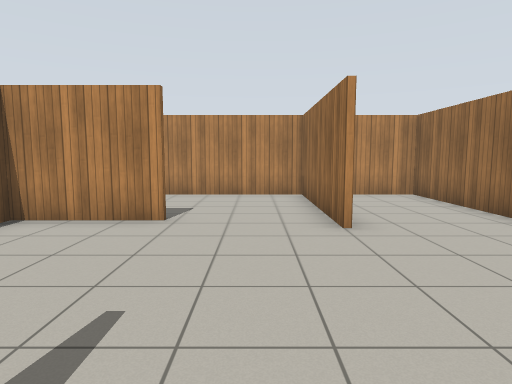
view 1 (above)

13 first-person views from a walk through a world built for the Gazebo simulator. The camera is 1.2 m above the floor, tilts 6° down and sees 75° across. The floor is counted in squares, 1 m on a side. Each view is taken from the middle of a square. On the plan, view 1 faces up. The plan holds only what a view shows up to about 13 squares ahead; the rest is blank. The place goes on beyond the plan. Gazebo's built-in surfaces are drawn with simple patterns.

view 2
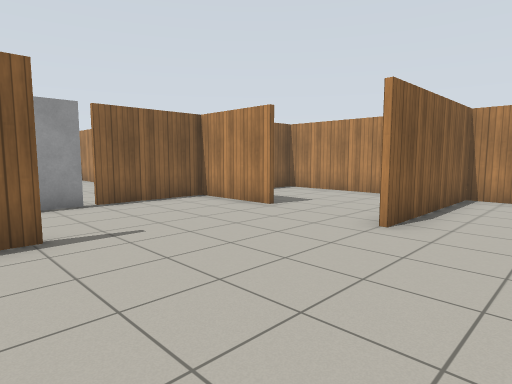

view 3
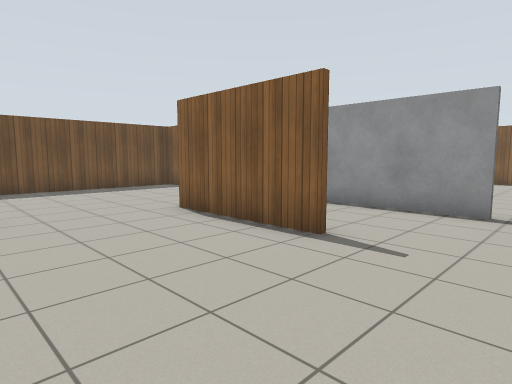

view 4
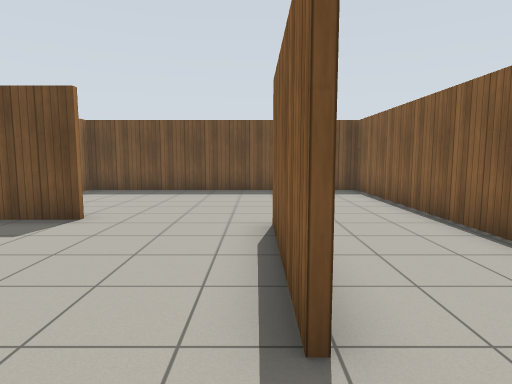

view 5
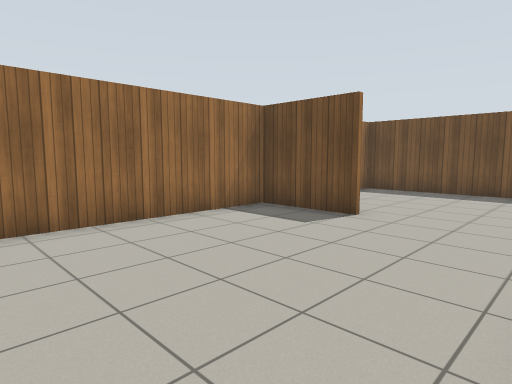

view 6
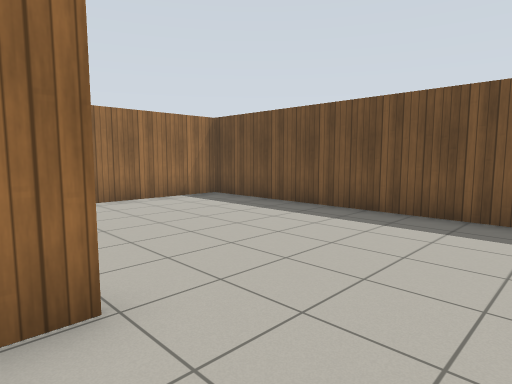

view 7
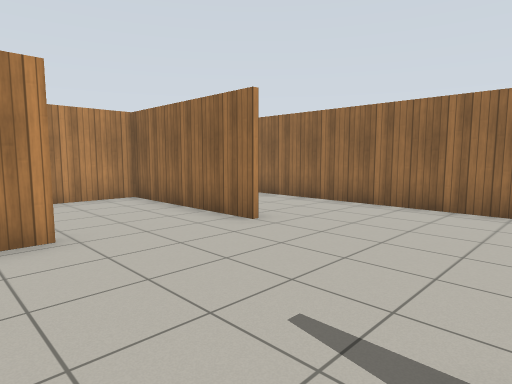

view 8
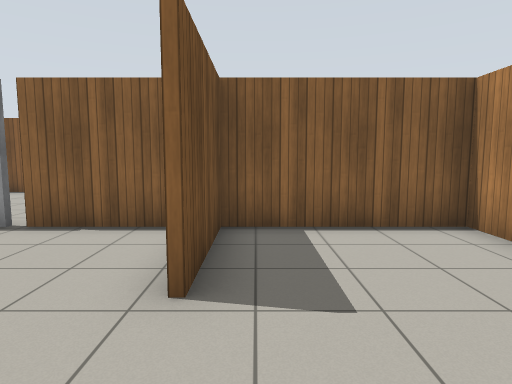

view 9
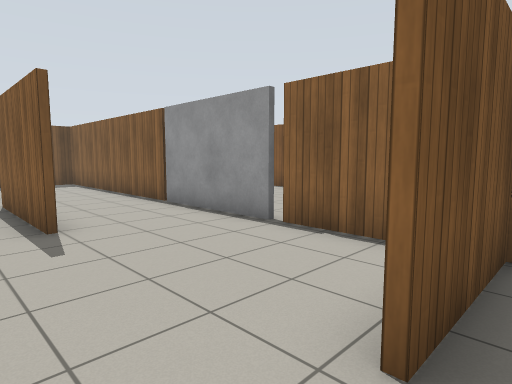

view 10
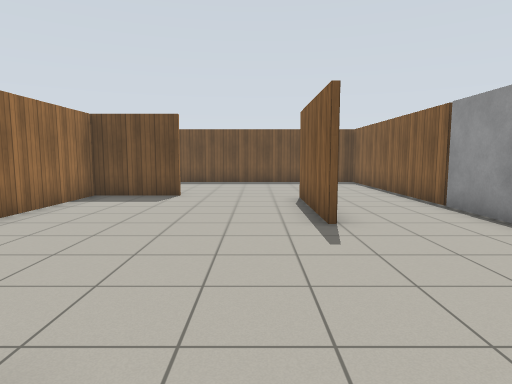

view 11
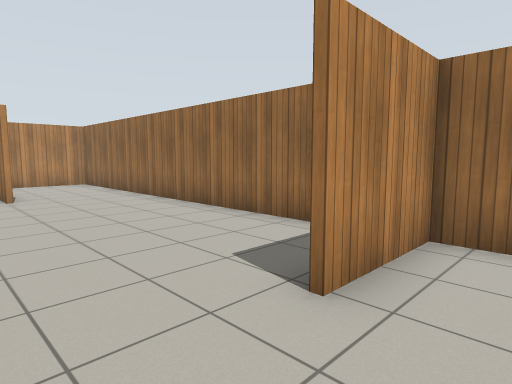

view 12
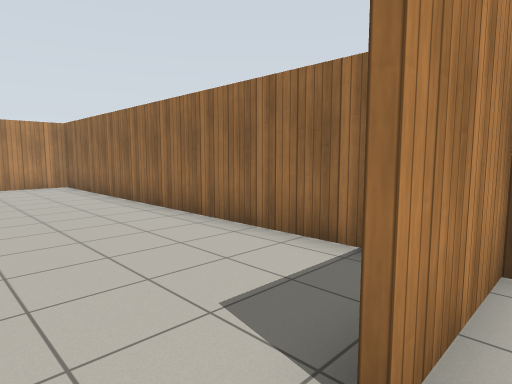

view 13
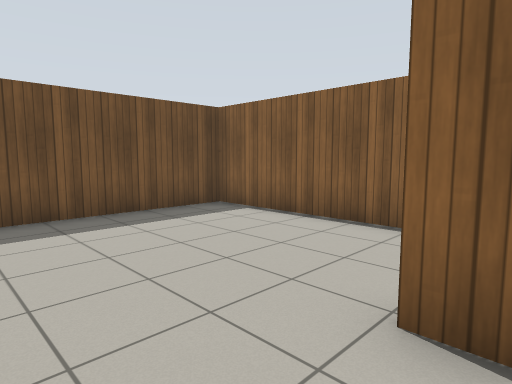

### Floor plan
Points are (right, up) in squares from view 1. A wall is a line through its corners. A room is listed if a view was taken in it or the views show most of it. See-through windows are left out.
Room 1 (views 1, 2, 3, 4, 5, 6, 7, 8, 9, 10, 11, 12, 13)
walls: (-1.3, 1.1) (-1.3, -3); (-1.4, -3) (-1.4, -2.2); (1.5, 5.5) (1.5, 10.6) (-4.7, 10.6) (-4.7, 3); (2.2, -3.3) (5.1, -3.3); (-4.7, 2.8) (-4.7, -9.1) (5, -9.1) (5, 10.6) (1.6, 10.6) (1.6, 5.5); (-1.6, 6.2) (-4.7, 6.2); (5.1, -3.5) (2.2, -3.5); (-4.7, 6.4) (-1.6, 6.4)
ways out: gap at (-5, 3)

Where each view was taken, in squares from view 1:
view 1: 0 up, 0 right, facing up
view 2: 0 up, 4 right, facing up-left
view 3: 4 up, 3 right, facing down-left
view 4: 3 up, 1 left, facing down
view 5: 3 up, 1 left, facing down-right
view 6: 2 down, 4 left, facing down-right
view 7: 1 up, 3 left, facing up-right
view 8: 7 up, 1 right, facing left
view 9: 7 up, 0 right, facing down-left
view 10: 7 up, 0 right, facing down
view 11: 5 down, 0 right, facing up-right
view 12: 4 down, 1 right, facing up-right
view 13: 2 down, 1 right, facing down-left
